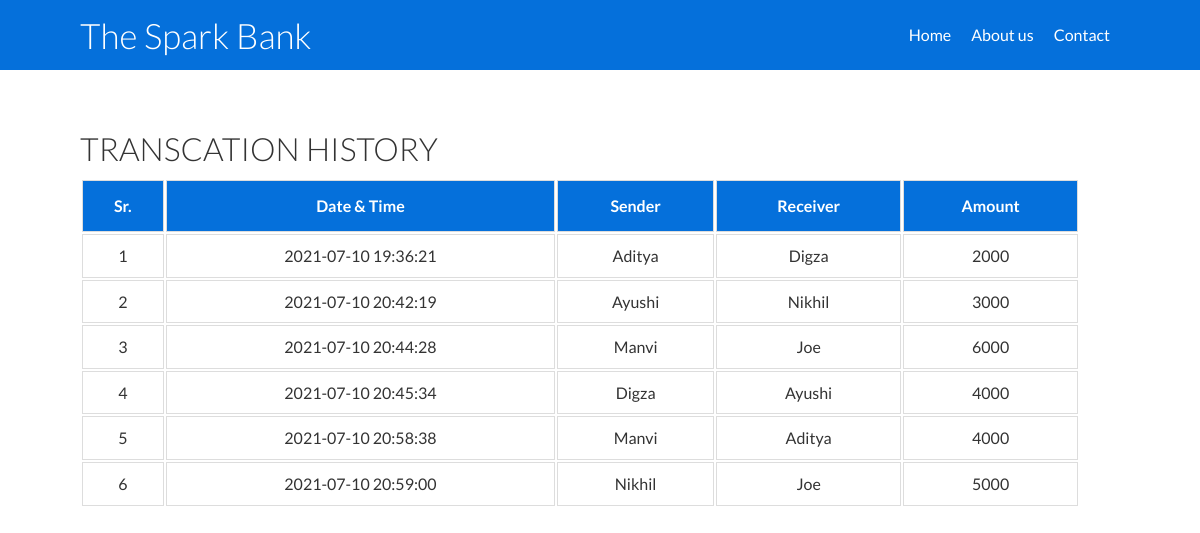
/transcation.php, run on the app's committed database.
### tables this page shows
CREATE TABLE `history` (
  `id` int(2) NOT NULL,
  `transcat` datetime DEFAULT current_timestamp(),
  `sender` varchar(20) NOT NULL,
  `receiver` varchar(20) NOT NULL,
  `balance` int(10) NOT NULL
);

### transcation.php (the view, shortened to what this page needs)
<!DOCTYPE html>
<html lang="en">
<head>
  <link rel="stylesheet" type="text/css" href="css/style.css">
  <link rel="stylesheet" type="text/css" href="css/table.css">
</head>
<body>
    <?php
        include_once 'navbar.php';
        include 'config.php';
        $sql="Select * FROM history;";
        $result=mysqli_query($conn,$sql);
    ?>
    <div class="tableBox">
        <div class="container">
            <h1>TRANSCATION HISTORY</h1>
            <table class="customers">
                <thead>
                    <tr>
                        <th>Sr.</th>
                        <th>Date & Time</th>
                        <th>Sender</th>
                        <th>Receiver</th>
                        <th>Amount</th>
                    </tr>
                </thead>
                <tbody>
                    <?php
                       while($rows= mysqli_fetch_assoc($result)){?>
                                <tr>
                                <td> <?php echo $rows['id'] ?> </td>
                                <td> <?php echo $rows['transcat'] ?> </td>
                                <td> <?php echo $rows['sender'] ?> </td>
                                <td> <?php echo $rows['receiver'] ?> </td>
                                <td> <?php echo $rows['balance'] ?> </td>
                            </tr>
                    <?php } ?>
                </tbody>
            </table>
        </div>
    </div>
</body>

### css/style.css (style rules this page uses)
* { box-sizing: border-box; padding: 0; margin: 0; }
body { font-family:'Lato',sans-serif; color: #333; line-height: 1.6; }
h1,h2 { font-weight: 300; line-height: 1.2; margin: 10px 0; }
.container { max-width: 1140px; margin: 0 auto; overflow: auto; padding: 0 50px; }

### css/table.css (style rules this page uses)
body { font-family:'Lato',sans-serif; color: #333; font-size: 16px; }
.tableBox { width: 100%; height: auto; margin-top: 50px; }
table { width: 1000px; }
.customers td, .customers th { border: 1px solid #ddd; padding: 8px; text-align: center; }
.customers th { padding-top: 12px; padding-bottom: 12px; text-align: center; background-color: #0570db; color: white; }

### data on the page
history: id "1", transcat "2021-07-10 19:36:21", sender "Aditya", receiver "Digza", balance "2000"
history: id "2", transcat "2021-07-10 20:42:19", sender "Ayushi", receiver "Nikhil", balance "3000"
history: id "3", transcat "2021-07-10 20:44:28", sender "Manvi", receiver "Joe", balance "6000"
history: id "4", transcat "2021-07-10 20:45:34", sender "Digza", receiver "Ayushi", balance "4000"
history: id "5", transcat "2021-07-10 20:58:38", sender "Manvi", receiver "Aditya", balance "4000"
history: id "6", transcat "2021-07-10 20:59:00", sender "Nikhil", receiver "Joe", balance "5000"
